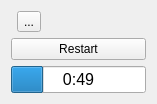
<?xml version="1.0" encoding="UTF-8"?>
<ui version="4.0">
 <class>MainWindow</class>
 <widget class="QWidget" name="MainWindow">
  <property name="geometry">
   <rect>
    <x>0</x>
    <y>0</y>
    <width>157</width>
    <height>102</height>
   </rect>
  </property>
  <property name="windowTitle">
   <string>Tea timer</string>
  </property>
  <property name="styleSheet">
   <string notr="true"/>
  </property>
  <layout class="QVBoxLayout" name="verticalLayout">
   <item>
    <layout class="QHBoxLayout" name="horizontalLayout">
     <item>
      <widget class="TimeEdit" name="timeEditDelay" native="true"/>
     </item>
     <item>
      <widget class="QToolButton" name="toolButton">
       <property name="text">
        <string>...</string>
       </property>
       <property name="popupMode">
        <enum>QToolButton::InstantPopup</enum>
       </property>
      </widget>
     </item>
     <item>
      <spacer name="horizontalSpacer">
       <property name="orientation">
        <enum>Qt::Horizontal</enum>
       </property>
       <property name="sizeHint" stdset="0">
        <size>
         <width>40</width>
         <height>20</height>
        </size>
       </property>
      </spacer>
     </item>
    </layout>
   </item>
   <item>
    <widget class="QPushButton" name="pushButton_restart">
     <property name="text">
      <string>Restart</string>
     </property>
    </widget>
   </item>
   <item>
    <widget class="QProgressBar" name="progressBarRemains">
     <property name="font">
      <font>
       <pointsize>12</pointsize>
      </font>
     </property>
     <property name="styleSheet">
      <string notr="true"/>
     </property>
     <property name="value">
      <number>24</number>
     </property>
     <property name="format">
      <string notr="true">0:49</string>
     </property>
    </widget>
   </item>
  </layout>
 </widget>
 <layoutdefault spacing="6" margin="11"/>
 <customwidgets>
  <customwidget>
   <class>TimeEdit</class>
   <extends>QWidget</extends>
   <header>timeedit.h</header>
   <container>1</container>
  </customwidget>
 </customwidgets>
 <resources/>
 <connections/>
</ui>
